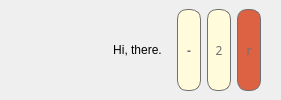
       <widget class="QWidget" name="title" native="true">
        <property name="layoutDirection">
         <enum>Qt::LeftToRight</enum>
        </property>
        <layout class="QHBoxLayout" name="horizontalLayout_5" stretch="1,20,1">
         <property name="topMargin">
          <number>0</number>
         </property>
         <property name="bottomMargin">
          <number>0</number>
         </property>
         <item>
          <spacer name="horizontalSpacer_2">
           <property name="orientation">
            <enum>Qt::Horizontal</enum>
           </property>
           <property name="sizeType">
            <enum>QSizePolicy::Minimum</enum>
           </property>
           <property name="sizeHint" stdset="0">
            <size>
             <width>102</width>
             <height>20</height>
            </size>
           </property>
          </spacer>
         </item>
         <item>
          <widget class="QLabel" name="title_label">
           <property name="text">
            <string>Hi, there.</string>
           </property>
           <property name="alignment">
            <set>Qt::AlignCenter</set>
           </property>
          </widget>
         </item>
         <item>
          <widget class="QWidget" name="titlebuttons" native="true">
           <property name="sizePolicy">
            <sizepolicy hsizetype="Minimum" vsizetype="Preferred">
             <horstretch>0</horstretch>
             <verstretch>0</verstretch>
            </sizepolicy>
           </property>
           <property name="minimumSize">
            <size>
             <width>102</width>
             <height>0</height>
            </size>
           </property>
           <property name="maximumSize">
            <size>
             <width>102</width>
             <height>16777215</height>
            </size>
           </property>
           <property name="styleSheet">
            <string notr="true"/>
           </property>
           <layout class="QHBoxLayout" name="horizontalLayout_4">
            <property name="leftMargin">
             <number>9</number>
            </property>
            <property name="topMargin">
             <number>9</number>
            </property>
            <property name="rightMargin">
             <number>9</number>
            </property>
            <property name="bottomMargin">
             <number>9</number>
            </property>
            <item>
             <widget class="QPushButton" name="minimize_butt">
              <property name="sizePolicy">
               <sizepolicy hsizetype="Minimum" vsizetype="Minimum">
                <horstretch>0</horstretch>
                <verstretch>0</verstretch>
               </sizepolicy>
              </property>
              <property name="minimumSize">
               <size>
                <width>24</width>
                <height>24</height>
               </size>
              </property>
              <property name="font">
               <font>
                <family>Poppins</family>
                <weight>75</weight>
                <bold>true</bold>
               </font>
              </property>
              <property name="styleSheet">
               <string notr="true">QPushButton{
border: 1px solid #707070;
border-radius: 10px;
background:#FFFBDB;
color: #707070;
}
QPushButton:hover{
border: 1px solid #535249;
border-radius: 10px;
background:#535249;
color: #FFFBDB;
}</string>
              </property>
              <property name="text">
               <string>-</string>
              </property>
             </widget>
            </item>
            <item>
             <widget class="QPushButton" name="maximize_butt">
              <property name="sizePolicy">
               <sizepolicy hsizetype="Minimum" vsizetype="Minimum">
                <horstretch>0</horstretch>
                <verstretch>0</verstretch>
               </sizepolicy>
              </property>
              <property name="minimumSize">
               <size>
                <width>24</width>
                <height>24</height>
               </size>
              </property>
              <property name="font">
               <font>
                <family>Webdings</family>
                <weight>50</weight>
                <bold>false</bold>
               </font>
              </property>
              <property name="styleSheet">
               <string notr="true">QPushButton{
border: 1px solid #707070;
border-radius: 10px;
background:#FFFBDB;
color: #707070;
}
QPushButton:hover{
border: 1px solid #535249;
border-radius: 10px;
background:#535249;
color: #FFFBDB;
}</string>
              </property>
              <property name="text">
               <string>2</string>
              </property>
             </widget>
            </item>
            <item>
             <widget class="QPushButton" name="close_butt">
              <property name="sizePolicy">
               <sizepolicy hsizetype="Minimum" vsizetype="Minimum">
                <horstretch>0</horstretch>
                <verstretch>0</verstretch>
               </sizepolicy>
              </property>
              <property name="minimumSize">
               <size>
                <width>24</width>
                <height>24</height>
               </size>
              </property>
              <property name="font">
               <font>
                <family>Webdings</family>
                <weight>50</weight>
                <bold>false</bold>
               </font>
              </property>
              <property name="styleSheet">
               <string notr="true">QPushButton{
border: 1px solid #707070;
border-radius: 10px;
background:#DD6243;
color: #707070;
}
QPushButton:hover{
border: 1px solid #E8907A;
border-radius: 10px;
background:#E8907A;
color: #FFFBDB;
}</string>
              </property>
              <property name="text">
               <string>r</string>
              </property>
             </widget>
            </item>
           </layout>
          </widget>
         </item>
        </layout>
       </widget>
